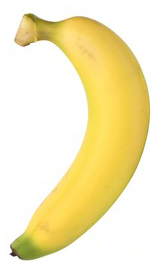
#> input picture semester - 2/Module/wacharin/Image for Testing/yellow.jpg, 156 x 266 px
$ python 'ch - 1.py'
#> lines starting #> are read from the running program, lines starting #| are printed output that depends on the picture
import numpy as np
import cv2
from matplotlib import pyplot as plt

img = cv2.imread("Image for Testing/yellow.jpg")
#> img is the input picture: shape (266, 156, 3); mean B, G, R 187.3, 234.2, 245.9
color = ('b','g','r')
for i,col in enumerate(color):
    histr = cv2.calcHist([img],[i],None,[256],[0,256])
    plt.plot(histr,color = col)
    plt.xlim([0,256])
    plt.ylim([0,650])
plt.show()
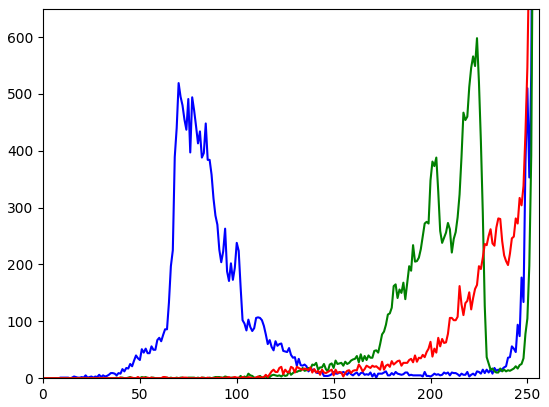
#> figure drawn by matplotlib, 1 panel; curve peaks at x = 255, y = 19925; curve peaks at x = 255, y = 21105; curve peaks at x = 255, y = 22582

$ run again, with semester - 2/Module/wacharin/Image for Testing/banana.jpg copied over semester - 2/Module/wacharin/Image for Testing/yellow.jpg
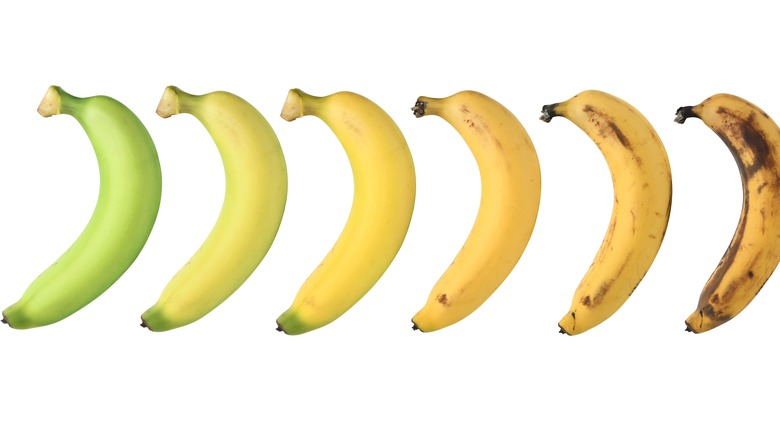
#> input picture semester - 2/Module/wacharin/Image for Testing/banana.jpg, 780 x 438 px
#> img is the input picture: shape (438, 780, 3); mean B, G, R 209.8, 236.7, 243.2
#> `plt.show()`:
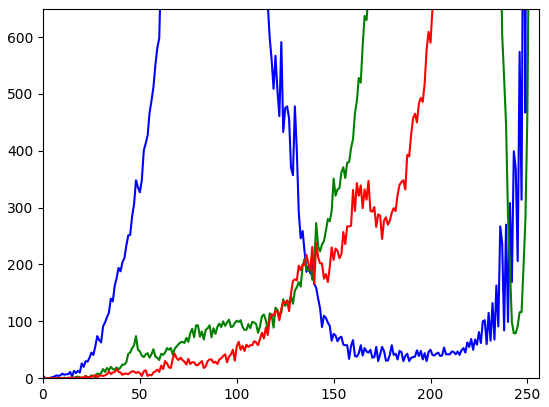
#> figure drawn by matplotlib, 1 panel; curve peaks at x = 255, y = 228937; curve peaks at x = 255, y = 233818; curve peaks at x = 255, y = 239995
